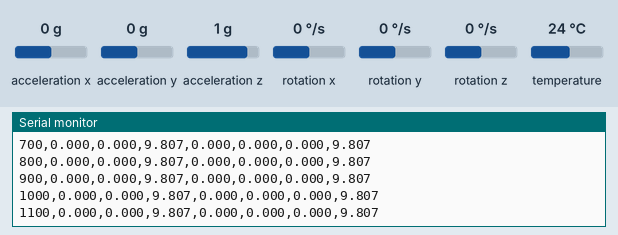
Bench run of a sketch on a simulated Arduino Uno, built with avr-gcc and run on an emulated ATmega328P. Shown: the last lines printed to the serial monitor. Inputs (shaded band) come from the test bench; at power-on: acceleration x 0 g, acceleration y 0 g, acceleration z 1 g, rotation x 0 °/s, rotation y 0 °/s, rotation z 0 °/s, temperature 24 °C.

Above: at 1.2 s.
1.3 s: acceleration x set to -1.4 g
At 1.31 s:
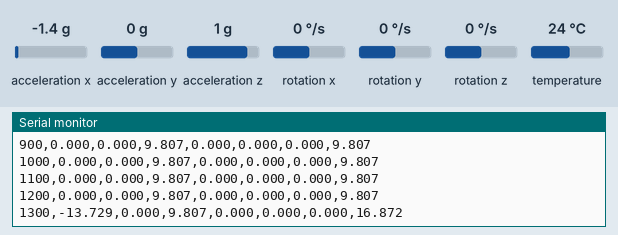
2.8 s: acceleration y set to -1.4 g
At 2.81 s:
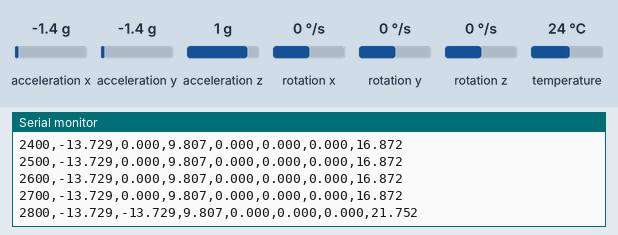
4.3 s: acceleration z set to -1.4 g
At 4.31 s:
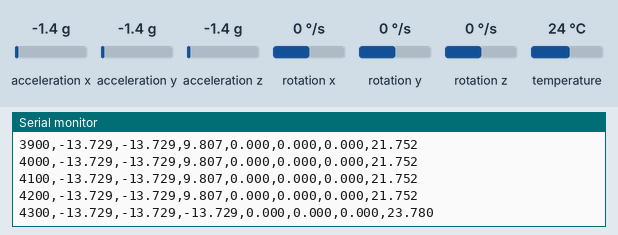
5.8 s: rotation x set to -192 °/s
At 5.81 s:
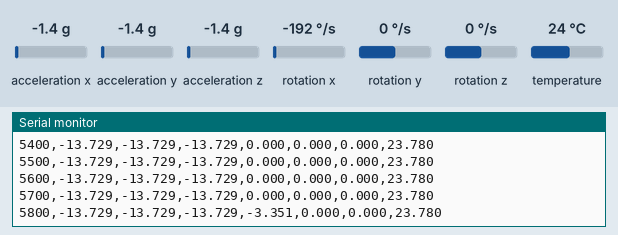
7.3 s: rotation y set to -192 °/s
At 7.31 s:
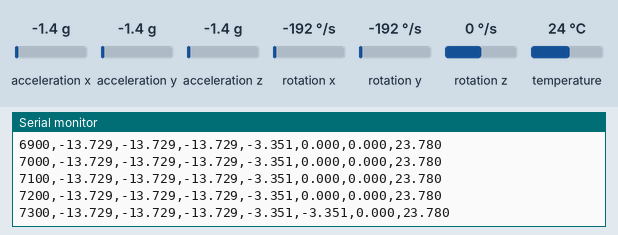
Timing chart, 0 to 9.8 s (numbered marks = the images above; inputs shaded):
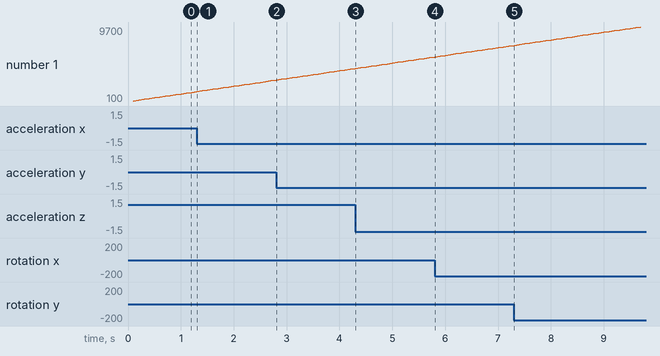

The sketch:

mpu6050_monitor.ino
```cpp
/* 从期末报告 3.4 拆出的六轴观测程序；输出原始三轴加速度与角速度，不控制电机。 */
#include <Arduino.h>
#include <Wire.h>
#include <Adafruit_MPU6050.h>
#include <Adafruit_Sensor.h>
#include <math.h>

Adafruit_MPU6050 mpu;
bool sensorReady = false;
unsigned long printTimer = 0;
const unsigned long printInterval = 100;

void setup() {
  Serial.begin(115200);
  Wire.begin();
  sensorReady = mpu.begin(0x68);
  if (!sensorReady) {
    Serial.println(F("MPU6050 init failed; check wiring and address"));
    return;
  }
  mpu.setAccelerometerRange(MPU6050_RANGE_2_G);
  mpu.setGyroRange(MPU6050_RANGE_250_DEG);
  Serial.println(F("time_ms,ax_m_s2,ay_m_s2,az_m_s2,gx_rad_s,gy_rad_s,gz_rad_s,accel_norm_m_s2"));
}

void loop() {
  if (!sensorReady) return;
  unsigned long now = millis();
  if (now - printTimer < printInterval) return;
  printTimer = now;
  sensors_event_t accel, gyro, temperature;
  if (!mpu.getEvent(&accel, &gyro, &temperature)) {
    Serial.println(F("MPU6050 read failed"));
    return;
  }
  float x = accel.acceleration.x;
  float y = accel.acceleration.y;
  float z = accel.acceleration.z;
  if (!isfinite(x) || !isfinite(y) || !isfinite(z) ||
      !isfinite(gyro.gyro.x) || !isfinite(gyro.gyro.y) || !isfinite(gyro.gyro.z)) {
    Serial.println(F("MPU6050 invalid sample"));
    return;
  }
  float norm = sqrtf(x * x + y * y + z * z);
  Serial.print(now); Serial.print(',');
  Serial.print(x, 3); Serial.print(',');
  Serial.print(y, 3); Serial.print(',');
  Serial.print(z, 3); Serial.print(',');
  Serial.print(gyro.gyro.x, 3); Serial.print(',');
  Serial.print(gyro.gyro.y, 3); Serial.print(',');
  Serial.print(gyro.gyro.z, 3); Serial.print(',');
  Serial.println(norm, 3);
}
```

Measured:
- after the input at 1.3 s, the serial monitor: prints a new line at once (image 1)
- after the input at 2.8 s, the serial monitor: prints a new line at once (image 2)
- after the input at 4.3 s, the serial monitor: prints a new line at once (image 3)
- after the input at 5.8 s, the serial monitor: prints a new line at once (image 4)
- after the input at 7.3 s, the serial monitor: prints a new line at once (image 5)
